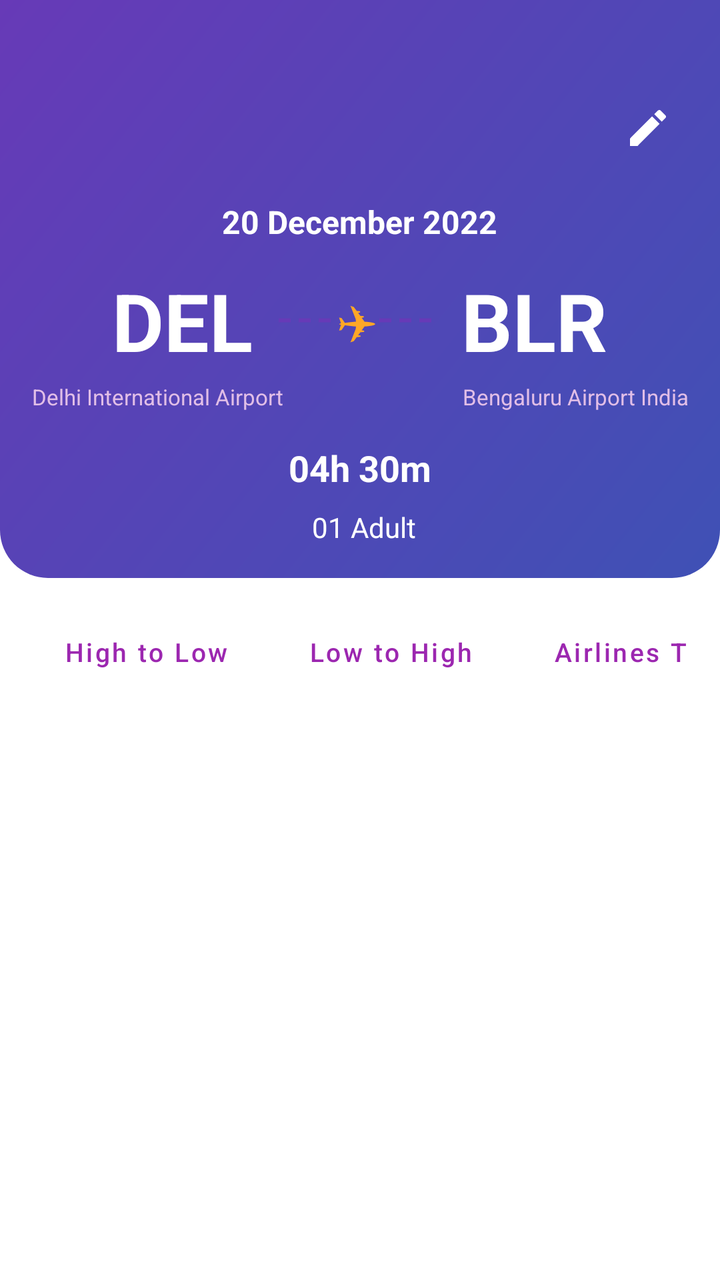
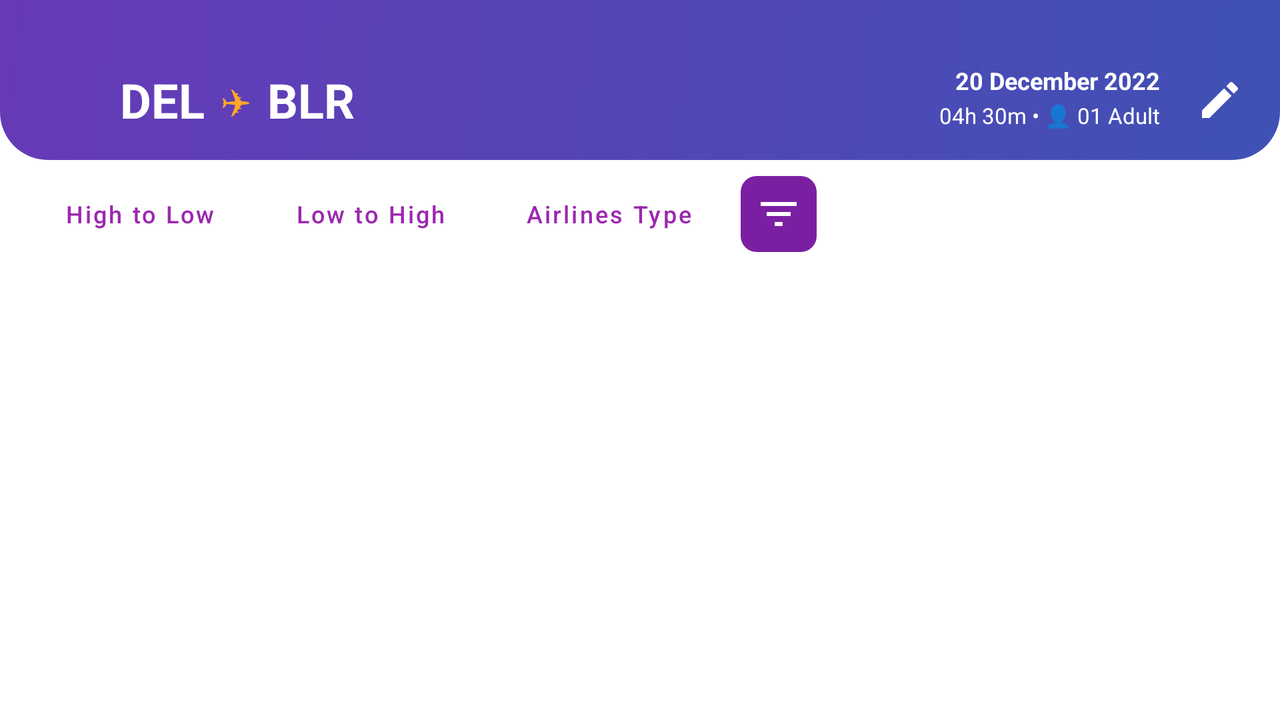

First picture: res/layout/ on a phone held upright. Second picture: the repository's own variant of that layout, on a device whose configuration matches the variant's folder. Source for both follows.
<!-- AndroidManifest.xml: application theme Theme.IndoGo -->
<!-- res/layout/activity_main.xml -->
<?xml version="1.0" encoding="utf-8"?>
<LinearLayout xmlns:android="http://schemas.android.com/apk/res/android"
    xmlns:app="http://schemas.android.com/apk/res-auto"
    xmlns:tools="http://schemas.android.com/tools"
    android:layout_width="match_parent"
    android:layout_height="match_parent"
    android:orientation="vertical"
    android:background="@android:color/white">

    <FrameLayout
        android:layout_width="match_parent"
        android:layout_height="wrap_content"
        android:background="@drawable/header_gradient_background">

        <LinearLayout
            android:layout_width="match_parent"
            android:layout_height="wrap_content"
            android:orientation="vertical"
            android:padding="16dp"
            android:layout_marginTop="20dp">

            <RelativeLayout
                android:layout_width="match_parent"
                android:layout_height="40dp"
                android:layout_marginTop="8dp">

                <ImageView
                    android:id="@+id/btnBack"
                    android:layout_width="40dp"
                    android:layout_height="40dp"
                    android:layout_alignParentStart="true"
                    android:contentDescription="Back"
                    android:padding="8dp"
                    android:src="@drawable/ic_back_arrow"
                    app:tint="@android:color/white" />

                <ImageView
                    android:id="@+id/btnEdit"
                    android:layout_width="40dp"
                    android:layout_height="40dp"
                    android:layout_alignParentEnd="true"
                    android:contentDescription="Edit"
                    android:padding="8dp"
                    android:src="@drawable/ic_edit"
                    app:tint="@android:color/white" />
            </RelativeLayout>

            <TextView
                android:id="@+id/tvDate"
                android:layout_width="wrap_content"
                android:layout_height="wrap_content"
                android:layout_gravity="center_horizontal"
                android:layout_marginTop="16dp"
                android:text="20 December 2022"
                android:textColor="@android:color/white"
                android:textSize="16sp"
                android:textStyle="bold" />

            <LinearLayout
                android:layout_width="wrap_content"
                android:layout_height="wrap_content"
                android:layout_gravity="center_horizontal"
                android:layout_marginTop="12dp"
                android:gravity="center_vertical"
                android:orientation="horizontal">

                <TextView
                    android:id="@+id/tvDepartureCode"
                    android:layout_width="wrap_content"
                    android:layout_height="wrap_content"
                    android:text="DEL"
                    android:textColor="@android:color/white"
                    android:textSize="40sp"
                    android:textStyle="bold" />

                <LinearLayout
                    android:id="@+id/flightIcon"
                    android:layout_width="wrap_content"
                    android:layout_height="wrap_content"
                    android:gravity="center"
                    android:orientation="horizontal"
                    android:paddingStart="12dp"
                    android:paddingEnd="12dp">

                    <View
                        android:layout_width="30dp"
                        android:layout_height="3dp"
                        android:background="@drawable/dashed_line_yellow" />

                    <TextView
                        android:layout_width="wrap_content"
                        android:layout_height="wrap_content"
                        android:text="✈"
                        android:textColor="#FFA726"
                        android:textSize="24sp" />

                    <View
                        android:layout_width="30dp"
                        android:layout_height="3dp"
                        android:background="@drawable/dashed_line_yellow" />
                </LinearLayout>

                <TextView
                    android:id="@+id/tvArrivalCode"
                    android:layout_width="wrap_content"
                    android:layout_height="wrap_content"
                    android:text="BLR"
                    android:textColor="@android:color/white"
                    android:textSize="40sp"
                    android:textStyle="bold" />
            </LinearLayout>

            <LinearLayout
                android:layout_width="match_parent"
                android:layout_height="wrap_content"
                android:layout_marginTop="4dp"
                android:orientation="horizontal">

                <TextView
                    android:id="@+id/tvDepartureAirport"
                    android:layout_width="0dp"
                    android:layout_height="wrap_content"
                    android:layout_weight="1"
                    android:text="Delhi International Airport"
                    android:textColor="#E1BEE7"
                    android:textSize="11sp"
                    android:gravity="start" />

                <TextView
                    android:id="@+id/tvArrivalAirport"
                    android:layout_width="0dp"
                    android:layout_height="wrap_content"
                    android:layout_weight="1"
                    android:text="Bengaluru Airport India"
                    android:textColor="#E1BEE7"
                    android:textSize="11sp"
                    android:gravity="end" />
            </LinearLayout>

            <TextView
                android:id="@+id/tvDuration"
                android:layout_width="wrap_content"
                android:layout_height="wrap_content"
                android:layout_gravity="center_horizontal"
                android:layout_marginTop="16dp"
                android:text="04h 30m"
                android:textColor="@android:color/white"
                android:textSize="18sp"
                android:textStyle="bold" />

            <LinearLayout
                android:id="@+id/passengerInfo"
                android:layout_width="wrap_content"
                android:layout_height="wrap_content"
                android:layout_gravity="center_horizontal"
                android:layout_marginTop="8dp"
                android:gravity="center"
                android:orientation="horizontal">

                <TextView
                    android:id="@+id/tvPassengerCount"
                    android:layout_width="wrap_content"
                    android:layout_height="wrap_content"
                    android:layout_marginStart="4dp"
                    android:text="01 Adult"
                    android:textColor="@android:color/white"
                    android:textSize="14sp" />
            </LinearLayout>
        </LinearLayout>
    </FrameLayout>

    <HorizontalScrollView
        android:id="@+id/filterScrollView"
        android:layout_width="match_parent"
        android:layout_height="wrap_content"
        android:layout_marginTop="16dp"
        android:paddingStart="16dp"
        android:paddingEnd="16dp"
        android:scrollbars="none">

        <LinearLayout
            android:layout_width="wrap_content"
            android:layout_height="wrap_content"
            android:orientation="horizontal">

            <Button
                android:id="@+id/btnHighToLow"
                style="@style/Widget.MaterialComponents.Button.OutlinedButton"
                android:layout_width="wrap_content"
                android:layout_height="42dp"
                android:layout_marginEnd="8dp"
                android:text="High to Low"
                android:textAllCaps="false"
                android:textColor="@color/purple_500"
                android:textSize="13sp"
                app:strokeColor="@android:color/white"
                app:strokeWidth="1dp" />

            <Button
                android:id="@+id/btnLowToHigh"
                style="@style/Widget.MaterialComponents.Button.OutlinedButton"
                android:layout_width="wrap_content"
                android:layout_height="42dp"
                android:layout_marginEnd="8dp"
                android:text="Low to High"
                android:textAllCaps="false"
                android:textColor="@color/purple_500"
                android:textSize="13sp"
                app:strokeColor="@android:color/white"
                app:strokeWidth="1dp" />

            <Button
                android:id="@+id/btnAirlineType"
                style="@style/Widget.MaterialComponents.Button.OutlinedButton"
                android:layout_width="wrap_content"
                android:layout_height="42dp"
                android:layout_marginEnd="8dp"
                android:text="Airlines Type"
                android:textAllCaps="false"
                android:textColor="@color/purple_500"
                android:textSize="13sp"
                app:strokeColor="@android:color/white"
                app:strokeWidth="1dp" />

            <ImageButton
                android:id="@+id/btnFilter"
                android:layout_width="42dp"
                android:layout_height="42dp"
                android:background="@drawable/filter_button_background"
                android:contentDescription="Filter"
                android:src="@drawable/ic_filter"
                app:tint="@android:color/white" />
        </LinearLayout>
    </HorizontalScrollView>

    <androidx.recyclerview.widget.RecyclerView
        android:id="@+id/rvFlightList"
        android:layout_width="match_parent"
        android:layout_height="0dp"
        android:layout_weight="1"
        android:layout_marginTop="16dp"
        android:clipToPadding="false"
        android:paddingStart="16dp"
        android:paddingTop="8dp"
        android:paddingEnd="16dp"
        android:paddingBottom="16dp"
        app:layoutManager="androidx.recyclerview.widget.LinearLayoutManager"
        tools:itemCount="1"
        tools:listitem="@layout/item_flight" />

</LinearLayout>
<!-- resources referenced by this layout -->
<resources>
  <color name="purple_500">#9C27B0</color>
  <!-- drawable dashed_line_yellow (drawable) -->
  <?xml version="1.0" encoding="utf-8"?>
  <shape xmlns:android="http://schemas.android.com/apk/res/android"
      android:shape="line">
      <stroke
          android:width="2dp"
          android:color="#673AB7"
          android:dashWidth="6dp"
          android:dashGap="4dp" />
  </shape>
  <!-- drawable filter_button_background (drawable) -->
  <?xml version="1.0" encoding="utf-8"?>
  <shape xmlns:android="http://schemas.android.com/apk/res/android">
      <solid android:color="@color/purple_700" />
      <corners android:radius="8dp" />
  </shape>
  <!-- drawable header_gradient_background (drawable) -->
  <?xml version="1.0" encoding="utf-8"?>
  <shape xmlns:android="http://schemas.android.com/apk/res/android">
      <gradient
          android:angle="135"
          android:endColor="#673AB7"
          android:startColor="#3F51B5"
          android:type="linear" />
      <corners
          android:bottomLeftRadius="24dp"
          android:bottomRightRadius="24dp" />
  </shape>
  <!-- drawable ic_edit (drawable) -->
  <?xml version="1.0" encoding="utf-8"?>
  <vector xmlns:android="http://schemas.android.com/apk/res/android"
      android:width="24dp"
      android:height="24dp"
      android:viewportWidth="24"
      android:viewportHeight="24">
      <path
          android:fillColor="@android:color/white"
          android:pathData="M3,17.25V21h3.75L17.81,9.94l-3.75,-3.75L3,17.25zM20.71,7.04c0.39,-0.39 0.39,-1.02 0,-1.41l-2.34,-2.34c-0.39,-0.39 -1.02,-0.39 -1.41,0l-1.83,1.83 3.75,3.75 1.83,-1.83z" />
  </vector>
  <!-- drawable ic_filter (drawable) -->
  <?xml version="1.0" encoding="utf-8"?>
  <vector xmlns:android="http://schemas.android.com/apk/res/android"
      android:width="24dp"
      android:height="24dp"
      android:viewportWidth="24"
      android:viewportHeight="24">
      <path
          android:fillColor="@android:color/white"
          android:pathData="M10,18h4v-2h-4v2zM3,6v2h18V6H3zM6,13h12v-2H6v2z" />
  </vector>
  <style name="Theme.IndoGo" parent="Base.Theme.IndoGo" />
  <color name="purple_700">#7B1FA2</color>
  <style name="Base.Theme.IndoGo" parent="Theme.Material3.DayNight.NoActionBar">
          
          
      </style>
</resources>
<!-- res/layout-land/activity_main.xml (the repository's variant of the layout above) -->
<!-- drawn on the phone turned sideways -->
<?xml version="1.0" encoding="utf-8"?>
<LinearLayout xmlns:android="http://schemas.android.com/apk/res/android"
    xmlns:app="http://schemas.android.com/apk/res-auto"
    xmlns:tools="http://schemas.android.com/tools"
    android:layout_width="match_parent"
    android:layout_height="match_parent"
    android:orientation="vertical"
    android:background="@android:color/white">

    
    <FrameLayout
        android:layout_width="match_parent"
        android:layout_height="wrap_content"
        android:background="@drawable/header_gradient_background">

        <LinearLayout
            android:layout_width="match_parent"
            android:layout_height="wrap_content"
            android:orientation="horizontal"
            android:padding="12dp"
            android:layout_marginTop="20dp">

            
            <LinearLayout
                android:layout_width="0dp"
                android:layout_height="wrap_content"
                android:layout_weight="1"
                android:orientation="horizontal"
                android:gravity="center_vertical">

                <ImageView
                    android:id="@+id/btnBack"
                    android:layout_width="36dp"
                    android:layout_height="36dp"
                    android:contentDescription="Back"
                    android:padding="6dp"
                    android:src="@drawable/ic_back_arrow"
                    app:tint="@android:color/white" />

                <TextView
                    android:id="@+id/tvDepartureCode"
                    android:layout_width="wrap_content"
                    android:layout_height="wrap_content"
                    android:layout_marginStart="12dp"
                    android:text="DEL"
                    android:textColor="@android:color/white"
                    android:textSize="24sp"
                    android:textStyle="bold" />

                <TextView
                    android:layout_width="wrap_content"
                    android:layout_height="wrap_content"
                    android:layout_marginStart="8dp"
                    android:text="✈"
                    android:textColor="#FFA726"
                    android:textSize="18sp" />

                <TextView
                    android:id="@+id/tvArrivalCode"
                    android:layout_width="wrap_content"
                    android:layout_height="wrap_content"
                    android:layout_marginStart="8dp"
                    android:text="BLR"
                    android:textColor="@android:color/white"
                    android:textSize="24sp"
                    android:textStyle="bold" />
            </LinearLayout>

            
            <LinearLayout
                android:layout_width="wrap_content"
                android:layout_height="wrap_content"
                android:orientation="vertical"
                android:gravity="end">

                <TextView
                    android:id="@+id/tvDate"
                    android:layout_width="wrap_content"
                    android:layout_height="wrap_content"
                    android:text="20 December 2022"
                    android:textColor="@android:color/white"
                    android:textSize="12sp"
                    android:textStyle="bold" />

                <TextView
                    android:id="@+id/tvDuration"
                    android:layout_width="wrap_content"
                    android:layout_height="wrap_content"
                    android:layout_marginTop="2dp"
                    android:text="04h 30m • 👤 01 Adult"
                    android:textColor="@android:color/white"
                    android:textSize="11sp" />
            </LinearLayout>

            <ImageView
                android:id="@+id/btnEdit"
                android:layout_width="36dp"
                android:layout_height="36dp"
                android:layout_marginStart="12dp"
                android:contentDescription="Edit"
                android:padding="6dp"
                android:src="@drawable/ic_edit"
                app:tint="@android:color/white" />
        </LinearLayout>
    </FrameLayout>

    
    <HorizontalScrollView
        android:id="@+id/filterScrollView"
        android:layout_width="match_parent"
        android:layout_height="wrap_content"
        android:layout_marginTop="8dp"
        android:paddingStart="16dp"
        android:paddingEnd="16dp"
        android:scrollbars="none">

        <LinearLayout
            android:layout_width="wrap_content"
            android:layout_height="wrap_content"
            android:orientation="horizontal">

            <Button
                android:id="@+id/btnHighToLow"
                style="@style/Widget.MaterialComponents.Button.OutlinedButton"
                android:layout_width="wrap_content"
                android:layout_height="38dp"
                android:layout_marginEnd="8dp"
                android:text="High to Low"
                android:textAllCaps="false"
                android:textColor="@color/purple_500"
                android:textSize="12sp"
                app:strokeColor="@android:color/white"
                app:strokeWidth="1dp" />

            <Button
                android:id="@+id/btnLowToHigh"
                style="@style/Widget.MaterialComponents.Button.OutlinedButton"
                android:layout_width="wrap_content"
                android:layout_height="38dp"
                android:layout_marginEnd="8dp"
                android:text="Low to High"
                android:textAllCaps="false"
                android:textColor="@color/purple_500"
                android:textSize="12sp"
                app:strokeColor="@android:color/white"
                app:strokeWidth="1dp" />

            <Button
                android:id="@+id/btnAirlineType"
                style="@style/Widget.MaterialComponents.Button.OutlinedButton"
                android:layout_width="wrap_content"
                android:layout_height="38dp"
                android:layout_marginEnd="8dp"
                android:text="Airlines Type"
                android:textAllCaps="false"
                android:textColor="@color/purple_500"
                android:textSize="12sp"
                app:strokeColor="@android:color/white"
                app:strokeWidth="1dp" />

            <ImageButton
                android:id="@+id/btnFilter"
                android:layout_width="38dp"
                android:layout_height="38dp"
                android:background="@drawable/filter_button_background"
                android:contentDescription="Filter"
                android:src="@drawable/ic_filter"
                app:tint="@android:color/white" />
        </LinearLayout>
    </HorizontalScrollView>

    
    <androidx.recyclerview.widget.RecyclerView
        android:id="@+id/rvFlightList"
        android:layout_width="match_parent"
        android:layout_height="0dp"
        android:layout_weight="1"
        android:layout_marginTop="8dp"
        android:clipToPadding="false"
        android:paddingStart="16dp"
        android:paddingTop="4dp"
        android:paddingEnd="16dp"
        android:paddingBottom="8dp"
        tools:itemCount="2"
        tools:listitem="@layout/item_flight" />

</LinearLayout>
<!-- resources referenced by the variant -->
<!-- as the phone turned sideways resolves them -->
<resources>
  <color name="purple_500">#9C27B0</color>
  <!-- drawable filter_button_background (drawable) -->
  <?xml version="1.0" encoding="utf-8"?>
  <shape xmlns:android="http://schemas.android.com/apk/res/android">
      <solid android:color="@color/purple_700" />
      <corners android:radius="8dp" />
  </shape>
  <!-- drawable header_gradient_background (drawable) -->
  <?xml version="1.0" encoding="utf-8"?>
  <shape xmlns:android="http://schemas.android.com/apk/res/android">
      <gradient
          android:angle="135"
          android:endColor="#673AB7"
          android:startColor="#3F51B5"
          android:type="linear" />
      <corners
          android:bottomLeftRadius="24dp"
          android:bottomRightRadius="24dp" />
  </shape>
  <!-- drawable ic_edit (drawable) -->
  <?xml version="1.0" encoding="utf-8"?>
  <vector xmlns:android="http://schemas.android.com/apk/res/android"
      android:width="24dp"
      android:height="24dp"
      android:viewportWidth="24"
      android:viewportHeight="24">
      <path
          android:fillColor="@android:color/white"
          android:pathData="M3,17.25V21h3.75L17.81,9.94l-3.75,-3.75L3,17.25zM20.71,7.04c0.39,-0.39 0.39,-1.02 0,-1.41l-2.34,-2.34c-0.39,-0.39 -1.02,-0.39 -1.41,0l-1.83,1.83 3.75,3.75 1.83,-1.83z" />
  </vector>
  <!-- drawable ic_filter (drawable) -->
  <?xml version="1.0" encoding="utf-8"?>
  <vector xmlns:android="http://schemas.android.com/apk/res/android"
      android:width="24dp"
      android:height="24dp"
      android:viewportWidth="24"
      android:viewportHeight="24">
      <path
          android:fillColor="@android:color/white"
          android:pathData="M10,18h4v-2h-4v2zM3,6v2h18V6H3zM6,13h12v-2H6v2z" />
  </vector>
  <style name="Theme.IndoGo" parent="Base.Theme.IndoGo" />
  <color name="purple_700">#7B1FA2</color>
  <style name="Base.Theme.IndoGo" parent="Theme.Material3.DayNight.NoActionBar">
          
          
      </style>
</resources>
